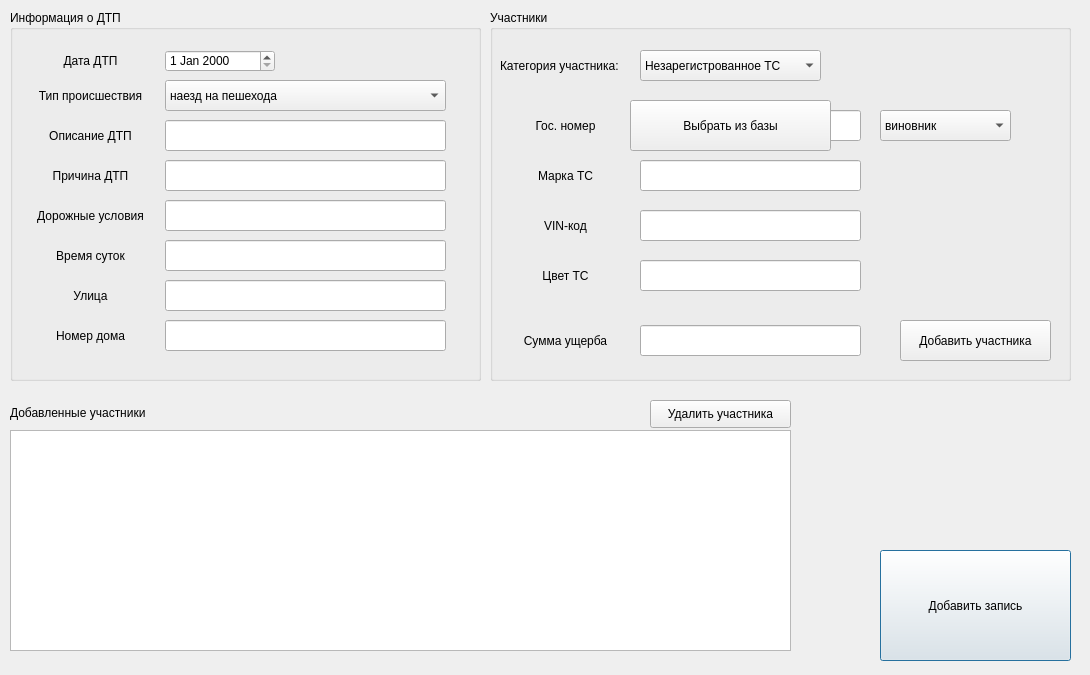
<?xml version="1.0" encoding="UTF-8"?>
<ui version="4.0">
 <class>addAccDialog</class>
 <widget class="QDialog" name="addAccDialog">
  <property name="geometry">
   <rect>
    <x>0</x>
    <y>0</y>
    <width>1090</width>
    <height>675</height>
   </rect>
  </property>
  <property name="windowTitle">
   <string>Добавление ДТП</string>
  </property>
  <widget class="QPushButton" name="btn_submit">
   <property name="geometry">
    <rect>
     <x>880</x>
     <y>550</y>
     <width>191</width>
     <height>111</height>
    </rect>
   </property>
   <property name="styleSheet">
    <string notr="true">font: 9pt &quot;MS Shell Dlg 2&quot;;</string>
   </property>
   <property name="text">
    <string>Добавить запись</string>
   </property>
  </widget>
  <widget class="QGroupBox" name="groupBox">
   <property name="geometry">
    <rect>
     <x>10</x>
     <y>10</y>
     <width>471</width>
     <height>371</height>
    </rect>
   </property>
   <property name="title">
    <string>Информация о ДТП</string>
   </property>
   <widget class="QDateEdit" name="dateEdit">
    <property name="geometry">
     <rect>
      <x>155</x>
      <y>40</y>
      <width>110</width>
      <height>22</height>
     </rect>
    </property>
   </widget>
   <widget class="QLabel" name="label_date">
    <property name="geometry">
     <rect>
      <x>20</x>
      <y>40</y>
      <width>121</width>
      <height>22</height>
     </rect>
    </property>
    <property name="text">
     <string>Дата ДТП</string>
    </property>
    <property name="alignment">
     <set>Qt::AlignCenter</set>
    </property>
   </widget>
   <widget class="QLabel" name="label_type">
    <property name="geometry">
     <rect>
      <x>20</x>
      <y>70</y>
      <width>121</width>
      <height>31</height>
     </rect>
    </property>
    <property name="text">
     <string>Тип происшествия</string>
    </property>
    <property name="alignment">
     <set>Qt::AlignCenter</set>
    </property>
   </widget>
   <widget class="QComboBox" name="comboBox_type">
    <property name="geometry">
     <rect>
      <x>155</x>
      <y>70</y>
      <width>281</width>
      <height>31</height>
     </rect>
    </property>
    <item>
     <property name="text">
      <string>наезд на пешехода</string>
     </property>
    </item>
    <item>
     <property name="text">
      <string>наезд на препятствие</string>
     </property>
    </item>
    <item>
     <property name="text">
      <string>опрокидывание/падение</string>
     </property>
    </item>
    <item>
     <property name="text">
      <string>столкновение автомобилей</string>
     </property>
    </item>
    <item>
     <property name="text">
      <string>столкновение с животным</string>
     </property>
    </item>
   </widget>
   <widget class="QLabel" name="label_numb">
    <property name="geometry">
     <rect>
      <x>20</x>
      <y>310</y>
      <width>121</width>
      <height>31</height>
     </rect>
    </property>
    <property name="text">
     <string>Номер дома</string>
    </property>
    <property name="alignment">
     <set>Qt::AlignCenter</set>
    </property>
   </widget>
   <widget class="QLabel" name="label_street">
    <property name="geometry">
     <rect>
      <x>20</x>
      <y>270</y>
      <width>121</width>
      <height>31</height>
     </rect>
    </property>
    <property name="text">
     <string>Улица</string>
    </property>
    <property name="alignment">
     <set>Qt::AlignCenter</set>
    </property>
   </widget>
   <widget class="QLabel" name="label_cause">
    <property name="geometry">
     <rect>
      <x>20</x>
      <y>150</y>
      <width>121</width>
      <height>31</height>
     </rect>
    </property>
    <property name="text">
     <string>Причина ДТП</string>
    </property>
    <property name="alignment">
     <set>Qt::AlignCenter</set>
    </property>
   </widget>
   <widget class="QLabel" name="label_cond">
    <property name="geometry">
     <rect>
      <x>20</x>
      <y>190</y>
      <width>121</width>
      <height>31</height>
     </rect>
    </property>
    <property name="text">
     <string>Дорожные условия</string>
    </property>
    <property name="alignment">
     <set>Qt::AlignCenter</set>
    </property>
   </widget>
   <widget class="QLineEdit" name="lineEdit_numb">
    <property name="geometry">
     <rect>
      <x>155</x>
      <y>310</y>
      <width>281</width>
      <height>31</height>
     </rect>
    </property>
   </widget>
   <widget class="QLabel" name="label_desc">
    <property name="geometry">
     <rect>
      <x>20</x>
      <y>110</y>
      <width>121</width>
      <height>31</height>
     </rect>
    </property>
    <property name="text">
     <string>Описание ДТП</string>
    </property>
    <property name="alignment">
     <set>Qt::AlignCenter</set>
    </property>
   </widget>
   <widget class="QLabel" name="label_time">
    <property name="geometry">
     <rect>
      <x>20</x>
      <y>230</y>
      <width>121</width>
      <height>31</height>
     </rect>
    </property>
    <property name="text">
     <string>Время суток</string>
    </property>
    <property name="alignment">
     <set>Qt::AlignCenter</set>
    </property>
   </widget>
   <widget class="QLineEdit" name="lineEdit_desc">
    <property name="geometry">
     <rect>
      <x>155</x>
      <y>110</y>
      <width>281</width>
      <height>31</height>
     </rect>
    </property>
    <property name="text">
     <string/>
    </property>
    <property name="placeholderText">
     <string/>
    </property>
   </widget>
   <widget class="QLineEdit" name="lineEdit_cause">
    <property name="geometry">
     <rect>
      <x>155</x>
      <y>150</y>
      <width>281</width>
      <height>31</height>
     </rect>
    </property>
   </widget>
   <widget class="QLineEdit" name="lineEdit_cond">
    <property name="geometry">
     <rect>
      <x>155</x>
      <y>190</y>
      <width>281</width>
      <height>31</height>
     </rect>
    </property>
   </widget>
   <widget class="QLineEdit" name="lineEdit_time">
    <property name="geometry">
     <rect>
      <x>155</x>
      <y>230</y>
      <width>281</width>
      <height>31</height>
     </rect>
    </property>
   </widget>
   <widget class="QLineEdit" name="lineEdit_street">
    <property name="geometry">
     <rect>
      <x>155</x>
      <y>270</y>
      <width>281</width>
      <height>31</height>
     </rect>
    </property>
   </widget>
  </widget>
  <widget class="QGroupBox" name="groupBox_2">
   <property name="geometry">
    <rect>
     <x>490</x>
     <y>10</y>
     <width>581</width>
     <height>371</height>
    </rect>
   </property>
   <property name="title">
    <string>Участники</string>
   </property>
   <widget class="QComboBox" name="comboBox">
    <property name="geometry">
     <rect>
      <x>150</x>
      <y>40</y>
      <width>181</width>
      <height>31</height>
     </rect>
    </property>
    <item>
     <property name="text">
      <string>Незарегистрованное ТС</string>
     </property>
    </item>
    <item>
     <property name="text">
      <string>Зарегистрированное ТС</string>
     </property>
    </item>
    <item>
     <property name="text">
      <string>Пешеход</string>
     </property>
    </item>
   </widget>
   <widget class="QLabel" name="label_cat">
    <property name="geometry">
     <rect>
      <x>10</x>
      <y>40</y>
      <width>161</width>
      <height>31</height>
     </rect>
    </property>
    <property name="text">
     <string>Категория участника:</string>
    </property>
   </widget>
   <widget class="QLineEdit" name="lineEdit_1">
    <property name="geometry">
     <rect>
      <x>150</x>
      <y>100</y>
      <width>221</width>
      <height>31</height>
     </rect>
    </property>
   </widget>
   <widget class="QLabel" name="label_1">
    <property name="geometry">
     <rect>
      <x>20</x>
      <y>100</y>
      <width>111</width>
      <height>31</height>
     </rect>
    </property>
    <property name="text">
     <string>Гос. номер</string>
    </property>
    <property name="alignment">
     <set>Qt::AlignCenter</set>
    </property>
   </widget>
   <widget class="QLineEdit" name="lineEdit_2">
    <property name="geometry">
     <rect>
      <x>150</x>
      <y>150</y>
      <width>221</width>
      <height>31</height>
     </rect>
    </property>
   </widget>
   <widget class="QLabel" name="label_2">
    <property name="geometry">
     <rect>
      <x>10</x>
      <y>150</y>
      <width>131</width>
      <height>31</height>
     </rect>
    </property>
    <property name="text">
     <string>Марка ТС</string>
    </property>
    <property name="alignment">
     <set>Qt::AlignCenter</set>
    </property>
   </widget>
   <widget class="QLineEdit" name="lineEdit_3">
    <property name="geometry">
     <rect>
      <x>150</x>
      <y>200</y>
      <width>221</width>
      <height>31</height>
     </rect>
    </property>
   </widget>
   <widget class="QLabel" name="label_3">
    <property name="geometry">
     <rect>
      <x>10</x>
      <y>200</y>
      <width>131</width>
      <height>31</height>
     </rect>
    </property>
    <property name="text">
     <string>VIN-код</string>
    </property>
    <property name="alignment">
     <set>Qt::AlignCenter</set>
    </property>
   </widget>
   <widget class="QLineEdit" name="lineEdit_4">
    <property name="geometry">
     <rect>
      <x>150</x>
      <y>250</y>
      <width>221</width>
      <height>31</height>
     </rect>
    </property>
   </widget>
   <widget class="QLabel" name="label_4">
    <property name="geometry">
     <rect>
      <x>10</x>
      <y>250</y>
      <width>131</width>
      <height>31</height>
     </rect>
    </property>
    <property name="text">
     <string>Цвет ТС</string>
    </property>
    <property name="alignment">
     <set>Qt::AlignCenter</set>
    </property>
   </widget>
   <widget class="QPushButton" name="btn_choose">
    <property name="geometry">
     <rect>
      <x>140</x>
      <y>90</y>
      <width>201</width>
      <height>51</height>
     </rect>
    </property>
    <property name="text">
     <string>Выбрать из базы</string>
    </property>
   </widget>
   <widget class="QPushButton" name="btn_add">
    <property name="geometry">
     <rect>
      <x>410</x>
      <y>310</y>
      <width>151</width>
      <height>41</height>
     </rect>
    </property>
    <property name="text">
     <string>Добавить участника</string>
    </property>
   </widget>
   <widget class="QLineEdit" name="lineEdit_5">
    <property name="geometry">
     <rect>
      <x>150</x>
      <y>315</y>
      <width>221</width>
      <height>31</height>
     </rect>
    </property>
   </widget>
   <widget class="QLabel" name="label_5">
    <property name="geometry">
     <rect>
      <x>10</x>
      <y>315</y>
      <width>131</width>
      <height>31</height>
     </rect>
    </property>
    <property name="text">
     <string>Сумма ущерба</string>
    </property>
    <property name="alignment">
     <set>Qt::AlignCenter</set>
    </property>
   </widget>
   <widget class="QComboBox" name="comboBox_ext">
    <property name="geometry">
     <rect>
      <x>390</x>
      <y>100</y>
      <width>131</width>
      <height>31</height>
     </rect>
    </property>
    <item>
     <property name="text">
      <string>виновник</string>
     </property>
    </item>
    <item>
     <property name="text">
      <string>пострадавший</string>
     </property>
    </item>
   </widget>
  </widget>
  <widget class="QLabel" name="label_part">
   <property name="geometry">
    <rect>
     <x>10</x>
     <y>405</y>
     <width>151</width>
     <height>16</height>
    </rect>
   </property>
   <property name="text">
    <string>Добавленные участники</string>
   </property>
  </widget>
  <widget class="QListWidget" name="listWidget">
   <property name="geometry">
    <rect>
     <x>10</x>
     <y>430</y>
     <width>781</width>
     <height>221</height>
    </rect>
   </property>
   <property name="styleSheet">
    <string notr="true">font: 11pt &quot;MS Shell Dlg 2&quot;;</string>
   </property>
  </widget>
  <widget class="QPushButton" name="btn_delete">
   <property name="geometry">
    <rect>
     <x>650</x>
     <y>400</y>
     <width>141</width>
     <height>28</height>
    </rect>
   </property>
   <property name="text">
    <string>Удалить участника</string>
   </property>
  </widget>
 </widget>
 <resources/>
 <connections/>
</ui>
